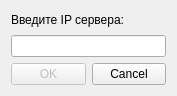
<?xml version="1.0" encoding="UTF-8"?>
<ui version="4.0">
 <class>enter_ip</class>
 <widget class="QDialog" name="enter_ip">
  <property name="geometry">
   <rect>
    <x>0</x>
    <y>0</y>
    <width>177</width>
    <height>96</height>
   </rect>
  </property>
  <property name="minimumSize">
   <size>
    <width>177</width>
    <height>96</height>
   </size>
  </property>
  <property name="maximumSize">
   <size>
    <width>177</width>
    <height>96</height>
   </size>
  </property>
  <property name="windowTitle">
   <string>Dialog</string>
  </property>
  <property name="windowIcon">
   <iconset resource="resources.qrc">
    <normaloff>:/images/img/Mark.png</normaloff>:/images/img/Mark.png</iconset>
  </property>
  <layout class="QGridLayout" name="gridLayout">
   <item row="0" column="0">
    <layout class="QVBoxLayout" name="verticalLayout">
     <item>
      <widget class="QLabel" name="label_IP">
       <property name="text">
        <string>Введите IP сервера:</string>
       </property>
      </widget>
     </item>
     <item>
      <widget class="QLineEdit" name="line_IP"/>
     </item>
     <item>
      <layout class="QHBoxLayout" name="horizontalLayout">
       <item>
        <widget class="QPushButton" name="pushButton_ok">
         <property name="enabled">
          <bool>false</bool>
         </property>
         <property name="text">
          <string>OK</string>
         </property>
        </widget>
       </item>
       <item>
        <widget class="QPushButton" name="pushButton_cancel">
         <property name="text">
          <string>Cancel</string>
         </property>
        </widget>
       </item>
      </layout>
     </item>
    </layout>
   </item>
  </layout>
 </widget>
 <resources>
  <include location="resources.qrc"/>
 </resources>
 <connections>
  <connection>
   <sender>pushButton_ok</sender>
   <signal>clicked()</signal>
   <receiver>enter_ip</receiver>
   <slot>accept()</slot>
   <hints>
    <hint type="sourcelabel">
     <x>48</x>
     <y>74</y>
    </hint>
    <hint type="destinationlabel">
     <x>88</x>
     <y>47</y>
    </hint>
   </hints>
  </connection>
  <connection>
   <sender>pushButton_cancel</sender>
   <signal>clicked()</signal>
   <receiver>enter_ip</receiver>
   <slot>reject()</slot>
   <hints>
    <hint type="sourcelabel">
     <x>128</x>
     <y>74</y>
    </hint>
    <hint type="destinationlabel">
     <x>88</x>
     <y>47</y>
    </hint>
   </hints>
  </connection>
 </connections>
</ui>
